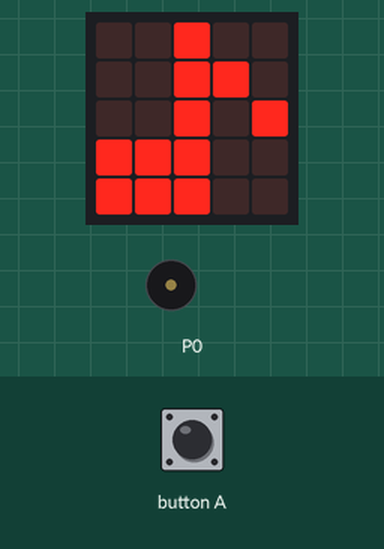
A program run on a simulated BBC micro:bit (MakeCode). Shown: the board's 5×5 LED display, buzzer (waves = sounding). The inputs (shaded band) are chosen by the test bench.

Above: at 1.8 s.
1.9 s: button A pressed for 0.15 s
At 2.3 s:
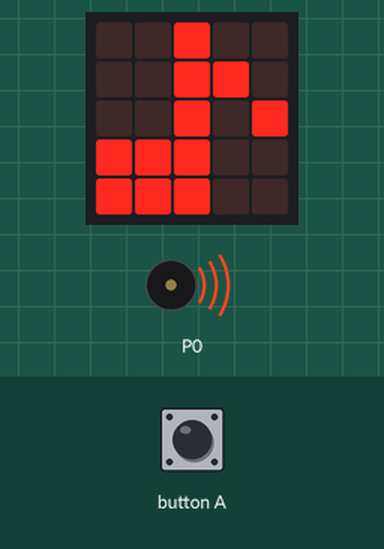
Timing chart, 0 to 8.6 s (numbered marks = the images above; inputs shaded):
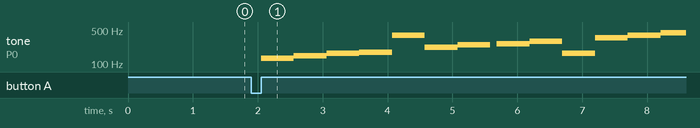

Measured:
- after the input at 1.9 s, tone on P0: plays 131 Hz for 0.51 s, 147 Hz for 0.51 s, 165 Hz for 0.51 s, 175 Hz for 0.51 s, 392 Hz for 0.51 s, 220 Hz for 0.51 s … (13 notes in this stretch), starting after 0.15 s

The program:

main.ts
```typescript
input.onButtonPressed(Button.A, function () {
    for (let index = 0; index < 4; index++) {
        music.play(music.tonePlayable(131, music.beat(BeatFraction.Whole)), music.PlaybackMode.UntilDone)
        music.play(music.tonePlayable(147, music.beat(BeatFraction.Whole)), music.PlaybackMode.UntilDone)
        music.play(music.tonePlayable(165, music.beat(BeatFraction.Whole)), music.PlaybackMode.UntilDone)
        music.play(music.tonePlayable(175, music.beat(BeatFraction.Whole)), music.PlaybackMode.UntilDone)
        music.play(music.tonePlayable(392, music.beat(BeatFraction.Whole)), music.PlaybackMode.UntilDone)
        music.play(music.tonePlayable(220, music.beat(BeatFraction.Whole)), music.PlaybackMode.UntilDone)
        music.play(music.tonePlayable(247, music.beat(BeatFraction.Whole)), music.PlaybackMode.UntilDone)
        basic.pause(100)
        music.play(music.tonePlayable(262, music.beat(BeatFraction.Whole)), music.PlaybackMode.UntilDone)
        music.play(music.tonePlayable(294, music.beat(BeatFraction.Whole)), music.PlaybackMode.UntilDone)
        music.play(music.tonePlayable(165, music.beat(BeatFraction.Whole)), music.PlaybackMode.UntilDone)
        music.play(music.tonePlayable(349, music.beat(BeatFraction.Whole)), music.PlaybackMode.UntilDone)
        music.play(music.tonePlayable(392, music.beat(BeatFraction.Whole)), music.PlaybackMode.UntilDone)
        music.play(music.tonePlayable(440, music.beat(BeatFraction.Whole)), music.PlaybackMode.UntilDone)
        music.play(music.tonePlayable(247, music.beat(BeatFraction.Whole)), music.PlaybackMode.UntilDone)
        basic.pause(100)
        music.play(music.tonePlayable(262, music.beat(BeatFraction.Whole)), music.PlaybackMode.UntilDone)
        music.play(music.tonePlayable(294, music.beat(BeatFraction.Whole)), music.PlaybackMode.UntilDone)
        music.play(music.tonePlayable(330, music.beat(BeatFraction.Whole)), music.PlaybackMode.UntilDone)
        music.play(music.tonePlayable(349, music.beat(BeatFraction.Whole)), music.PlaybackMode.UntilDone)
        music.play(music.tonePlayable(196, music.beat(BeatFraction.Whole)), music.PlaybackMode.UntilDone)
        music.play(music.tonePlayable(262, music.beat(BeatFraction.Whole)), music.PlaybackMode.UntilDone)
        music.play(music.tonePlayable(247, music.beat(BeatFraction.Whole)), music.PlaybackMode.UntilDone)
    }
})
basic.showIcon(IconNames.EighthNote)
```

test.ts
```typescript
// testes vão aqui; isto não será compilado quando este pacote for usado como uma extensão.
```
